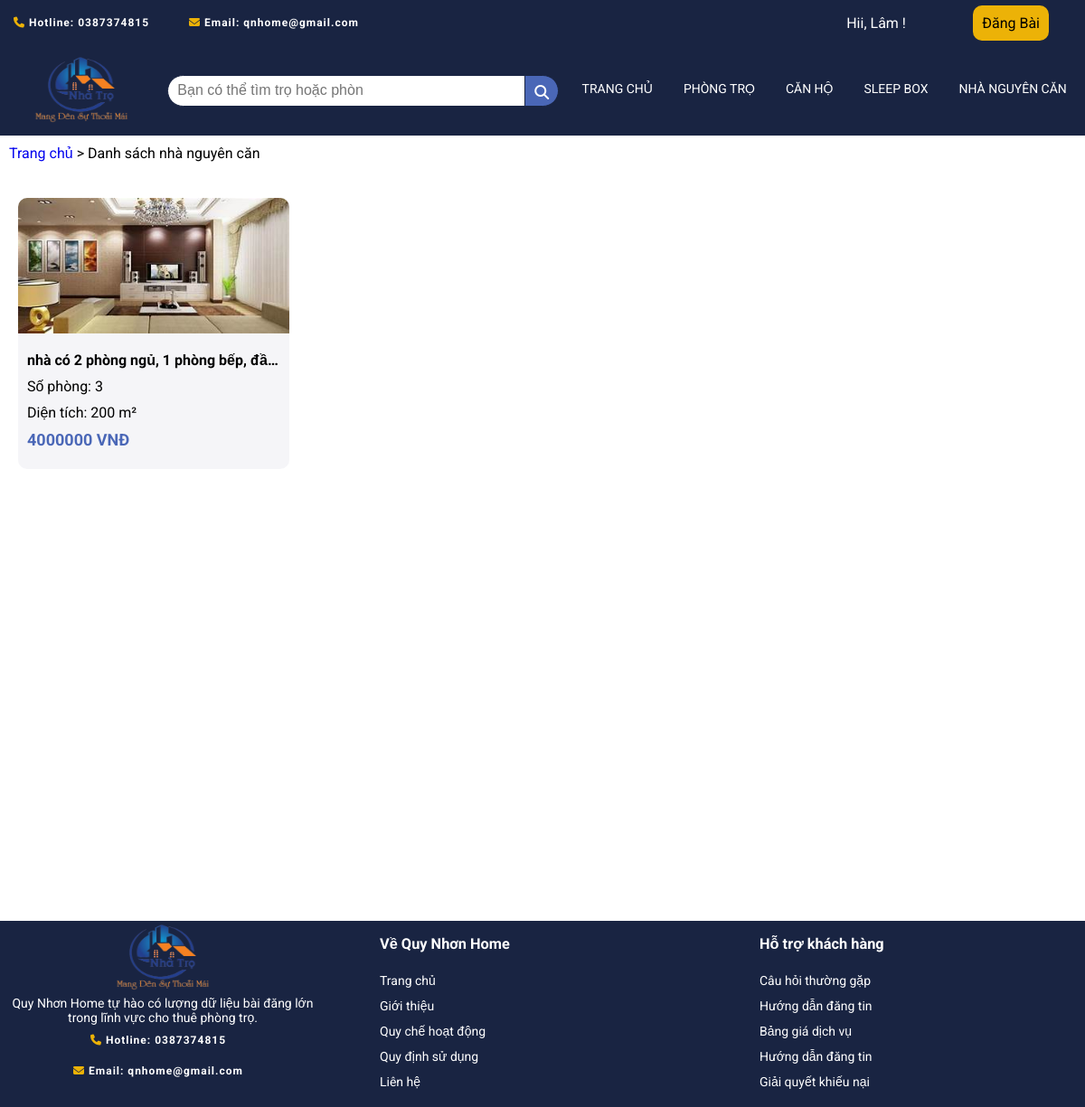
The page /trangdanhsachnhanguyencan.php (signed in) on the database its author committed.
### tables this page shows
CREATE TABLE IF NOT EXISTS `phongtro` (
  `Id_PhongTro` int(11) NOT NULL AUTO_INCREMENT,
  `TieuDe` text DEFAULT NULL,
  `LoaiHinhChoThue` text DEFAULT NULL,
  `HinhAnh` text DEFAULT NULL,
  `DiaChiCuThe` text DEFAULT NULL,
  `Phuong` text DEFAULT NULL,
  `Gia` int(11) DEFAULT NULL,
  `DienTich` int(11) DEFAULT NULL,
  `SoPhong` int(11) DEFAULT NULL,
  `MoTa` text DEFAULT NULL,
  `Id_DanhMuc` int(11) DEFAULT NULL,
  `Id_User` int(11) DEFAULT NULL,
  `status` enum('pending','approved','rejected') NOT NULL,
  `full_text_search_column` text GENERATED ALWAYS AS (concat_ws(' ',`TieuDe`,`Phuong`,`Gia`,`SoPhong`,`DienTich`,`MoTa`)) STORED,
  `ThoiGianDang` datetime DEFAULT NULL,
  PRIMARY KEY (`Id_PhongTro`),
  KEY `Id_DanhMuc` (`Id_DanhMuc`),
  KEY `Id_User` (`Id_User`)
);

### trangdanhsachnhanguyencan.php (the view, shortened to what this page needs)
<!DOCTYPE html>
<html lang="en">
<head>
    <link rel="stylesheet" href="/css/trangdanhsachphongtro.css" />
    <link rel="stylesheet" href="https://cdnjs.cloudflare.com/ajax/libs/font-awesome/6.4.0/css/all.min.css" />
</head>
<body>
    <?php
    require 'layout/header.php';
    ?>
    <div class="breadcrumb" style="margin-top: 10px; margin-bottom: 20px;margin-left: 10px;">
        <a href="/trangchu.php" style="text-decoration: none;">Trang chủ</a> &gt; Danh sách nhà nguyên căn
    </div>
    <div class="main">
        <div class="thanhphan">
            <?php
            $kn = mysqli_connect("localhost", "root", "", "webtimtro") or die("Không kết nối được");
            mysqli_set_charset($kn, "utf8mb4");
            $caulenh = "SELECT phongtro.* FROM phongtro
            INNER JOIN danhmuc ON phongtro.Id_DanhMuc = danhmuc.Id_DanhMuc
            WHERE danhmuc.TenDanhMuc = 'Nhà nguyên căn' and phongtro.status='approved'";
            $kq = mysqli_query($kn, $caulenh);
            while ($row = mysqli_fetch_array($kq)) {
                $id_pt = $row["Id_PhongTro"];
                echo "<div class='tongquat'>
                    <a href='trangphongchitiet.php?id=$id_pt'>
                        <div class='noidung'>
                            <div class='top'>
                                <img src='/process/" . $row["HinhAnh"] . "' alt='hinhanh'/>
                            </div>
                            <div class='bottom'>
                            <h4>" . $row["MoTa"] . " phường ". $row["Phuong"] ."</h4>
                            <p>Số phòng: " . $row["SoPhong"] . "</p>
                            <p>Diện tích: " . $row["DienTich"] . " m²</p>
                            <p style='color:#4a67b7; font-weight: 700; font-size: 18px'>" . $row["Gia"] . " VNĐ</p>
                            </div>
                        </div>
                    </a>
                </div>";
            }
            ?>
        </div>
    </div>
    <?php
     require 'layout/footer.php';
    ?>
</body>
</html>

### css/trangdanhsachphongtro.css (style rules this page uses)
body { font-family: 'Roboto', sans-serif; margin: 0; padding: 0; height: 800px; }
.main { width: auto; height: 100%; border: 1px none #b2b0b0; padding: 10px; margin: auto; }
.thanhphan { width: 100%; display: flex; flex-wrap: wrap; justify-content: flex-start; margin: 10px; padding: 0; gap: 20px }
.tongquat { width: 300px; height: 300px; }
.tongquat a { color: black; text-decoration: none; }
.tongquat img { border-top: 10px; }
.noidung { display: flex; flex-direction: column; border-radius: 10px; overflow: hidden; background-color: #f4f4f8e7; transition: box-shadow 0.3s; margin: auto; }
.top { height: 150px; margin-bottom: 10px; }
.top img { width: 100%; height: 100%; }
.bottom { height: 140px; }
.bottom p,h4 { margin: 10px; padding: 0; }
.noidung .bottom h4 { overflow: hidden; max-width: 300px; text-overflow: ellipsis; white-space:nowrap; }

### css/header.css (style rules this page uses)
body { font-family: 'Roboto', sans-serif; margin: 0; padding: 0; }

### rows shown on the page
phongtro: HinhAnh (picture), MoTa "nhà có 2 phòng ngủ, 1 phòng bếp, đầ…", SoPhong "3", DienTich "200", Gia "4000000"

### other values the page prints
$_SESSION['ten'] "Lâm"
